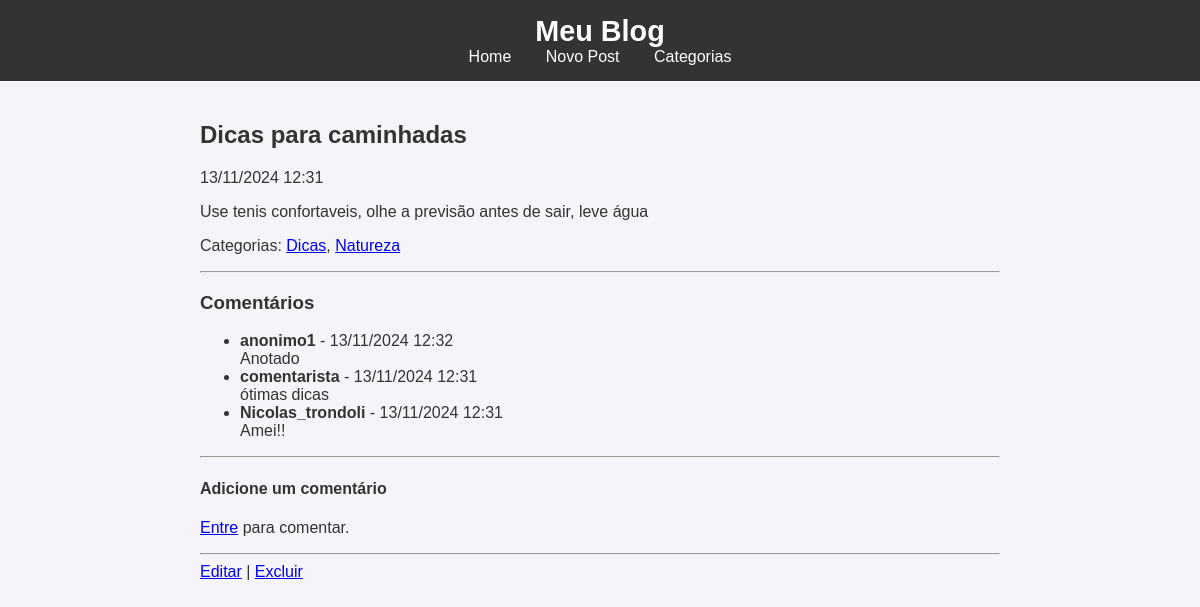
Screenshot of /post/9/ with the database file from the repository.
### blog/models.py (models this page shows, shortened)
class Post(models.Model):
    title = models.CharField(max_length=200)
    content = models.TextField()
    post_date = models.DateTimeField(auto_now_add=True)
    categories = models.ManyToManyField(Category, related_name='posts')

class Category(models.Model):
    name = models.CharField(max_length=100)
    description = models.TextField(blank=True, null=True)

class Comment(models.Model):
    post = models.ForeignKey('Post', on_delete=models.CASCADE, related_name='comments')
    author = models.ForeignKey(User, on_delete=models.CASCADE)
    text = models.TextField()
    created_at = models.DateTimeField(auto_now_add=True)

### blog/views.py (the view, shortened to what this page needs)
# urls.py: path('post/<int:pk>/', PostDetailView.as_view(), name='post_detail'),
class PostDetailView(DetailView):
    model = Post
    template_name = 'blog/post_detail.html'
    def get_context_data(self, **kwargs):
        context = super().get_context_data(**kwargs)
        context['comments'] = self.object.comments.order_by('-created_at')
        context['comment_form'] = CommentForm()
        return context

### blog/templates/blog/post_detail.html
{% extends 'blog/base.html' %}
{% block content %}
    <h2>{{ post.title }}</h2>
    <p>{{ post.post_date|date:"d/m/Y H:i" }}</p>
    <div>{{ post.content|safe }}</div>
    <p>Categorias:
        {% for category in post.categories.all %}
            <a href="{% url 'category_detail' category.pk %}">{{ category.name }}</a>{% if not forloop.last %}, {% endif %}
        {% endfor %}
    </p>
    <hr>
    <h3>Comentários</h3>
    <ul>
        {% for comment in comments %}
            <li>
                <strong>{{ comment.author }}</strong> - {{ comment.created_at|date:"d/m/Y H:i" }}<br>
                {{ comment.text }}
            </li>
        {% empty %}
            <p>Sem comentários ainda. Seja o primeiro a comentar!</p>
        {% endfor %}
    </ul>
    <hr>
    <h4>Adicione um comentário</h4>
    {% if user.is_authenticated %}
        <form method="post">
            {% csrf_token %}
            {{ comment_form.as_p }}
            <button type="submit">Enviar Comentário</button>
        </form>
    {% else %}
        <p><a href="{% url 'login' %}">Entre</a> para comentar.</p>
    {% endif %}
    <hr>
        <a href="{% url 'post_edit' post.id %}">Editar</a> |
        <a href="{% url 'post_delete' post.id %}">Excluir</a>
{% endblock %}

### blog/templates/blog/base.html (shortened to what this page needs)
<!DOCTYPE html>
{% load static %}
<html lang="pt-br">
<head>
    <link rel="stylesheet" href="{% static 'css/styles.css' %}">
</head>
<body>
    <header>
        <h1>Meu Blog</h1>
        <nav>
            <a href="{% url 'post_list' %}">Home</a>
            <a href="{% url 'post_create' %}">Novo Post</a>
            <a href="{% url 'category_list' %}">Categorias</a>
        </nav>
    </header>
    <main>
        {% block content %}{% endblock %}
    </main>
</body>
</html>

### blog/static/css/styles.css (style rules this page uses)
body { font-family: Arial, sans-serif; background-color: #f4f4f9; margin: 0; padding: 0; color: #333; }
header { background-color: #333; color: #fff; padding: 15px 0; text-align: center; }
header h1 { margin: 0; font-size: 1.8em; }
nav a { color: #fff; margin: 0 15px; text-decoration: none; }
main { padding: 20px; max-width: 800px; margin: auto; }

### rows the page displays
Post: title "Dicas para caminhadas", post_date "13/11/2024 12:31", content "Use tenis confortaveis, olhe a previsão antes de sair, leve água"
Category: name "Dicas"
Category: name "Natureza"
Comment: author "anonimo1", created_at "13/11/2024 12:32", text "Anotado"
Comment: author "comentarista", created_at "13/11/2024 12:31", text "ótimas dicas"
Comment: author "Nicolas_trondoli", created_at "13/11/2024 12:31", text "Amei!!"
